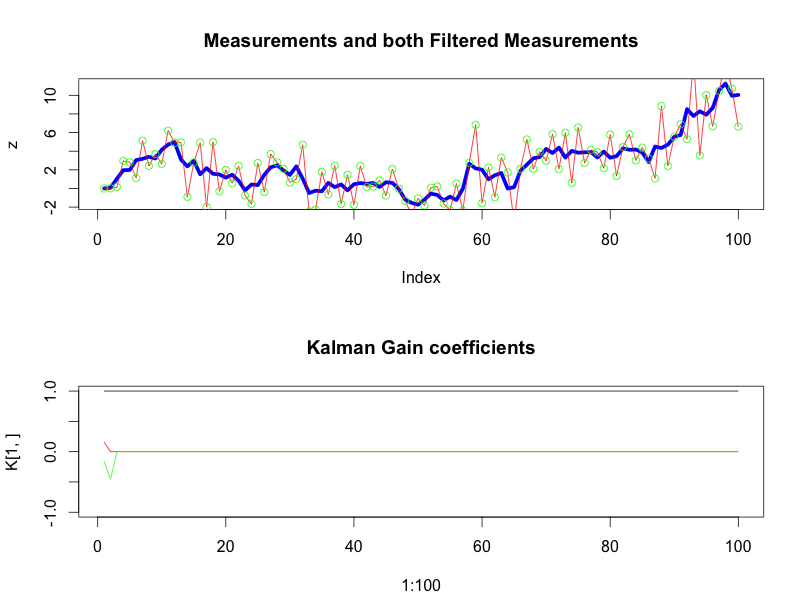

The script that drew this image:
    #27879 and 29963
    
    T <- 100
    
    #H = [3 -3 1]
    H <- matrix(c(1,0,0),c(1,3)) 
    
    #F is just a tapped delay line
    alpha <- matrix(c(0.9,0,0,0,0.9,0,0,0,0.9),3,3)
    A <- matrix(c(3,1,0,-3,0,1,1,0,0),3,3)
    B <- matrix(c(1,0,0),c(3,1))
    
    sigma_v <- 1
    v <- rnorm(T,0,sigma_v)
    sigma_w <- 0.01
    w <- rnorm(T,0,sigma_w)
    
    x <- matrix(c(0,0,0),c(3,1))
    z <- rep(0,T)
    
    for (t in 1:T)
    {
      z[t] <- H %*% x + w[t]
      x <- A %*% x +v[t]
    }
    par(mfrow=c(2,1))
    plot(z,type="l", col="blue", lwd=5)
    title('Measurements and both Filtered Measurements')
    
    Q <- matrix(c(0,0,0,0,0,0,0,0,sigma_v^2),3,3)
    R <- sigma_w^2
    
    
    library("MASS") # For pseudo inverse ginv()
    
    xkm1km1 <- matrix(rep(0,3*T+3),3,T+1)
    xkkm1 <- matrix(rep(0,3*T),3,T)
    K <- matrix(rep(0,3*T),3,T)
    Pkm1km1 <- matrix(c(1000,0,0 ,0,1000,0, 0,0,1000),3,3)
    zhat <- matrix(rep(0,T),c(T,1))
    
    for (k in 1:T)
    {
      xkkm1[,k] <- A %*% xkm1km1[,k]
      Pkkm1 <- A %*% Pkm1km1 %*% t(A) + Q
      K[,k] <- Pkkm1 %*% t(H) %*% ginv( H %*% Pkkm1 %*% t(H) + R)
      xkm1km1[,k+1] <- xkkm1[,k] + K[,k] %*% (z[k] - H %*% xkkm1[,k])
      Pkm1km1 <- (matrix(c(1,0,0,0,1,0,0,0,1),3,3) - K[,k] %*% H) %*% Pkkm1  
      zhat[k] <- as.numeric(H %*% xkkm1[,k])
    }
    lines(zhat, col="red")
    
    xkm1km1 <- matrix(rep(0,3*T+3),3,T+1)
    xkkm1 <- matrix(rep(0,3*T),3,T)
    zhat <- matrix(rep(0,T),c(T,1))

    for (k in 1:T)
    {
      xkkm1[,k] <- A %*% xkm1km1[,k]
      K[,T] <- Pkkm1 %*% t(H) %*% ginv( H %*% Pkkm1 %*% t(H) + R)
      xkm1km1[,k+1] <- xkkm1[,k] + K[,T] %*% (z[k] - H %*% xkkm1[,k])
      zhat[k] <- as.numeric(H %*% xkkm1[,k])
    }
    points(zhat, col="green")
    
    plot(1:100, K[1,], type="l", ylim=c(-1,1))
    title('Kalman Gain coefficients')
    lines(1:100, K[2,], col="red")
    lines(1:100, K[3,], col="green")
    
